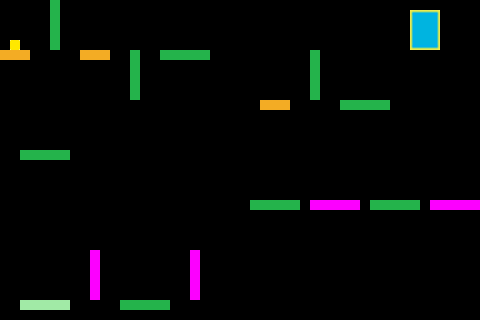

A 2D game scene composited from a Tiled map and its tileset images. What follows is a short description and the map's XML, with each tile layer's data collapsed to a summary:
An orthogonal 48x32 tile map with 10x10 px tiles, 9 tile layers (Heaven GreenPlat, Hell GreenPlat, Both BlackPlat, Both PurpHoriz, ...).

<map version="1.0" orientation="orthogonal" width="48" height="32" tilewidth="10" tileheight="10">
 <tileset firstgid="1" name="tileset" tilewidth="10" tileheight="10">
  <image source="tileset.png" width="100" height="100" />
 </tileset>
 <layer name="Heaven GreenPlat" width="48" height="32">
  <data>[1536 cells, 30 non-empty, 1 distinct tile ids]</data>
 </layer>
 <layer name="Hell GreenPlat" width="48" height="32">
  <data>[1536 cells, 15 non-empty, 1 distinct tile ids]</data>
 </layer>
 <layer name="Both BlackPlat" width="48" height="32">
  <data>[1536 cells, 28 non-empty, 1 distinct tile ids]</data>
 </layer>
 <layer name="Both PurpHoriz" width="48" height="32">
  <data>[1536 cells, 10 non-empty, 1 distinct tile ids]</data>
 </layer>
 <layer name="Both TempPlat" width="48" height="32">
  <data>[1536 cells, 9 non-empty, 1 distinct tile ids]</data>
 </layer>
 <layer name="Both Star" width="48" height="32">
  <data>[1536 cells, 1 non-empty, 1 distinct tile ids]</data>
 </layer>
 <layer name="Both PurpVertic" width="48" height="32">
  <data>[1536 cells, 10 non-empty, 1 distinct tile ids]</data>
 </layer>
 <layer name="Both Portal" width="48" height="32">
  <data>[1536 cells, 12 non-empty, 12 distinct tile ids]</data>
 </layer>
 <layer name="Both StartPlat" width="48" height="32">
  <data>[1536 cells, 5 non-empty, 1 distinct tile ids]</data>
 </layer>
</map>
